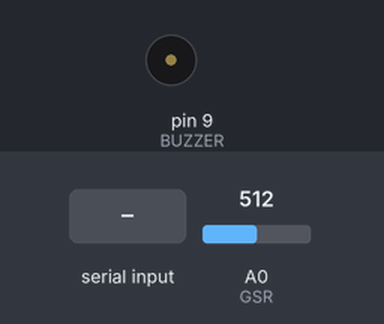
Bench run of a sketch on a simulated Arduino Uno, built with avr-gcc and run on an emulated ATmega328P. On the bench: buzzer (waves = sounding, pin HIGH). Inputs (shaded band) come from the test bench; at power-on: A0 (GSR) = 512. What the sketch prints to the serial monitor is not drawn.

Above: at 1.2 s.
1.3 s: "1" received over Serial
At 2.6 s:
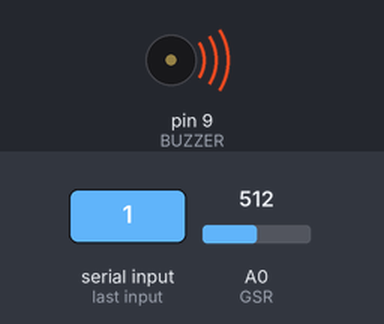
2.9 s: "0" received over Serial
At 3.2 s:
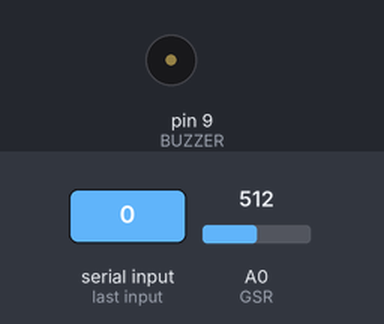
Timing chart, 0 to 5.9 s (numbered marks = the images above; inputs shaded):
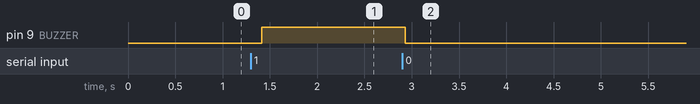

The sketch:

Drowsiness_detection_final_arduino.ino
```cpp
// Arduino: GSR + Buzzer (commanded by Python)
const int GSR = A0;
const int BUZZER = 9;

int sensorValue = 0;
int gsr_average = 0;

void setup() {
  Serial.begin(9600);
  pinMode(BUZZER, OUTPUT);
  digitalWrite(BUZZER, LOW);
}

void loop() {
  // Average 10 samples
  long sum = 0;
  for (int i = 0; i < 10; i++) {
    sensorValue = analogRead(GSR);
    sum += sensorValue;
    delay(5);
  }
  gsr_average = sum / 10;

  // Calculate human resistance (from datasheet formula)
  int human_resistance = ((1024 + 2 * gsr_average) * 10000) / (516 - gsr_average);

  // Send BOTH values to Python (comma-separated)
  Serial.print(gsr_average);
  Serial.print(",");
  Serial.println(human_resistance);

  // Receive command from Python to control buzzer
  while (Serial.available() > 0) {
    char cmd = Serial.read();
    if (cmd == '1') {
      digitalWrite(BUZZER, HIGH);   // ON
    } else if (cmd == '0') {
      digitalWrite(BUZZER, LOW);    // OFF
    }
  }

  delay(100);
}
```

Measured:
- after the input at 1.3 s, pin 9 (BUZZER): LOW → HIGH after 0.12 s
- after the input at 2.9 s, pin 9 (BUZZER): HIGH → LOW at once
